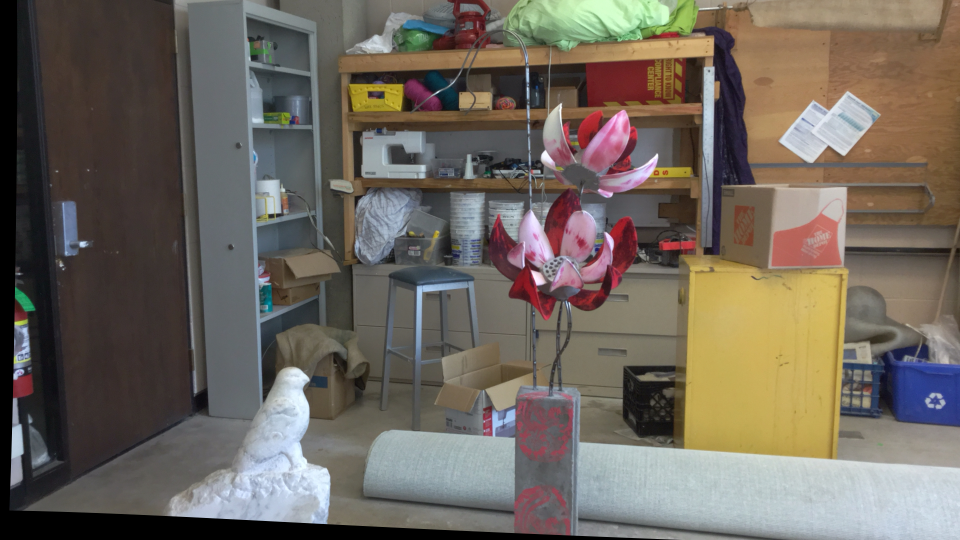
#> input picture data_f/img1.png, 1920 x 1080 px, found by its file name (shown at 1/2 size)
$ python main.py
#> lines starting #> are read from the running program, lines starting #| are printed output that depends on the picture
from global_imports import *

COEFF = 128
WIDTH_IDEAL = int(COEFF*1.77)
HEIGHT_IDEAL = int(COEFF)
TOP_MATCHES_FOR_FEATURES=60

def retrieve_sift_features(img1, img2):
    # TODO: add source https://stackoverflow.com/questions/36172913/opencv-depth-map-from-uncalibrated-stereo-system
    sift = SIFT_create(nfeatures=10000)
    kp1, des1 = sift.detectAndCompute(img1,None)
    kp2, des2 = sift.detectAndCompute(img2,None)
    bf = cv2.BFMatcher(cv2.NORM_HAMMING, crossCheck=True)
    matches = bf.match(des1,des2)
    final_matches = sorted(matches, key = lambda x:x.distance)[:TOP_MATCHES_FOR_FEATURES]
    img_with_keypoints = cv2.drawMatches(img1,kp1,img2,kp2,final_matches,None,flags=cv2.DrawMatchesFlags_NOT_DRAW_SINGLE_POINTS)
    left_feature_points = [list(kp1[mat.queryIdx].pt) for mat in final_matches]
    right_feature_points = [list(kp2[mat.trainIdx].pt) for mat in final_matches]
    left_points = np.float32([kp1[m.queryIdx].pt for m in matches])
    right_points = np.float32([kp2[m.trainIdx].pt for m in matches])
    return left_feature_points, right_feature_points, left_points, right_points, img_with_keypoints


def calculate_F_matrix(left_points, right_points):
    A = np.zeros(shape=(len(left_points), 9))

    for i in range(len(left_points)):
        x1, y1 = left_points[i][0], left_points[i][1]
        x2, y2 = right_points[i][0], right_points[i][1]
        A[i] = np.array([x1*x2, x1*y2, x1, y1*x2, y1*y2, y1, x2, y2, 1])

    U, s, Vt = np.linalg.svd(A)
    F = Vt[-1,:]
    F = F.reshape(3,3)

    # Downgrading the rank of F matrix from 3 to 2
    Uf, Df, Vft = np.linalg.svd(F)
    Df[2] = 0
    s = np.zeros((3,3))
    for i in range(3):
        s[i][i] = Df[i]

    F = np.dot(Uf, np.dot(s, Vft))
    return F

def calc_F_M(list_of_cood_list):
    left_feature_points = list_of_cood_list[0]
    right_feature_points = list_of_cood_list[1]
    pairs = list(zip(left_feature_points, right_feature_points))

    for i in range(10):
        pairs = rd.sample(pairs, 8)
        rd_left_feature_points, rd_right_feature_points = zip(*pairs)
        F = calculate_F_matrix(rd_left_feature_points, rd_right_feature_points)

        tmp_inliers_img1 = []
        tmp_inliers_img2 = []

        for i in range(len(left_feature_points)):
            img1_x = np.array([left_feature_points[i][0], left_feature_points[i][1], 1])
            img2_x = np.array([right_feature_points[i][0], right_feature_points[i][1], 1])
            distance = abs(np.dot(img2_x.T, np.dot(F,img1_x)))
            if distance < threshold:
                tmp_inliers_img1.append(left_feature_points[i])
                tmp_inliers_img2.append(right_feature_points[i])

        num_of_inliers = len(tmp_inliers_img1)
        if num_of_inliers > 25:
            max_inliers = num_of_inliers
            Best_F = F
            inliers_img1 = tmp_inliers_img1
            inliers_img2 = tmp_inliers_img2
    return Best_F

def rectify_images(img1, img2, pts1, pts2, F):
    # TODO: add ref https://www.andreasjakl.com/understand-and-apply-stereo-rectification-for-depth-maps-part-2/
    retBool ,homography_mat1, homography_mat2 = cv2.stereoRectifyUncalibrated(np.float32(pts1), np.float32(pts2), F, imgSize=(WIDTH_IDEAL, HEIGHT_IDEAL))
    left_rectified = np.zeros((pts1.shape), dtype=int)
    right_rectified = np.zeros((pts2.shape), dtype=int)

    for i in range(pts1.shape[0]):
        temp_location = np.dot(homography_mat1, np.array([pts1[i][0], pts1[i][1], 1]))
        temp_location = temp_location/temp_location[2]
        temp_location = temp_location[:2]
        left_rectified[i] = temp_location

    for i in range(pts1.shape[0]):
        temp_location2 = np.dot(homography_mat2, np.array([pts2[i][0], pts2[i][1], 1]))
        temp_location2 = temp_location2/temp_location2[2]
        temp_location2 = temp_location2[:2]
        right_rectified[i] = temp_location2
    img1_rectified = cv2.warpPerspective(img1, homography_mat1, (WIDTH_IDEAL, HEIGHT_IDEAL))
    img2_rectified = cv2.warpPerspective(img2, homography_mat2, (WIDTH_IDEAL, HEIGHT_IDEAL))
    return left_rectified, right_rectified, img1_rectified, img2_rectified

def closest_index(y, x, block_left, right_array, block_size, x_search_block_size, y_search_block_size):
    # TODO: Add ref https://pramod-atre.medium.com/disparity-map-computation-in-python-and-c-c8113c63d701
    x_min = max(0, x - x_search_block_size)
    x_max = min(right_array.shape[1], x + x_search_block_size)
    y_min = max(0, y - y_search_block_size)
    y_max = min(right_array.shape[0], y + y_search_block_size)

    first = True
    min_ssd = None
    min_index = None

    for y in range(y_min, y_max):
        for x in range(x_min, x_max):
            block_right = right_array[y: y+block_size, x: x+block_size]
            if block_left.shape != block_right.shape:
                ssd =  -1
            elif block_left.shape == block_right.shape:
                ssd_values = (block_left - block_right)**2
                ssd = np.sum(ssd_values)

            if first:
                min_ssd = ssd
                min_index = (y, x)
                first = False
            else:
                if ssd < min_ssd:
                    min_ssd = ssd
                    min_index = (y, x)

    return min_index


def find_disparity_map(img1, img2):
    block_size = 15
    x_search_block_size = 50
    y_search_block_size = 1
    disparity_map = np.zeros((HEIGHT_IDEAL, WIDTH_IDEAL))

    for y in tqdm(range(block_size, HEIGHT_IDEAL-block_size)):
        for x in range(block_size, WIDTH_IDEAL-block_size):
            block_left = img1[y:y + block_size, x:x + block_size]
            index = closest_index(y, x, block_left, img2, block_size, x_search_block_size, y_search_block_size)
            disparity_map[y, x] = abs(index[1] - x)

    disparity_map_unscaled = disparity_map.copy()
    disparity_map = (disparity_map * 255) / (np.max(disparity_map) - np.min(disparity_map))
    disparity_map = disparity_map.astype(int)

    disparity_map_scaled = disparity_map
    return disparity_map_unscaled, disparity_map_scaled


def main():
    # Get directory in which file is located
    dir_path = os.path.dirname(os.path.realpath(__file__))

    img1 = cv2.imread(os.path.join(dir_path, "data", "img1.png"), 0)
#> img1: shape (1080, 1920); min 0, max 255, mean 103.4
    img2 = cv2.imread(os.path.join(dir_path, "data", "img2.png"), 0)
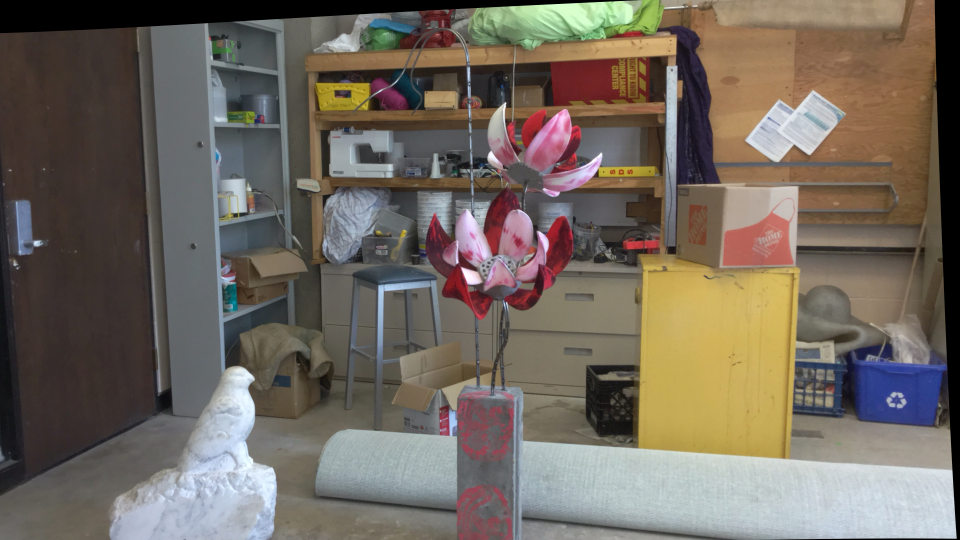
#> input picture data_f/img2.png, 1920 x 1080 px, found by its file name (shown at 1/2 size)
#> img2: shape (1080, 1920); min 0, max 255, mean 105.7
    # print("SIDHU", img2)
    plt.imshow(img2, cmap='hot')

    img1 = cv2.resize(img1, (WIDTH_IDEAL, HEIGHT_IDEAL), interpolation = cv2.INTER_AREA)
#> img1: shape (128, 226)
    img2 = cv2.resize(img2, (WIDTH_IDEAL, HEIGHT_IDEAL), interpolation = cv2.INTER_AREA)
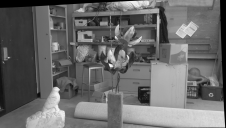
#> img2: shape (128, 226); min 0, max 249, mean 105.7

    variables = {}
    with open(os.path.join(dir_path, "data", "calib.txt"), "r") as file:
#> (reads data/calib.txt from the repository)
        for line in file:
            if line.startswith("cam0"):
                cam1 = []
                for row in line.strip().split('=')[1].strip('[]').split(';'):
                    cam1.append([float(num) for num in row.strip().split()])
                variables["K1"] = np.array(cam1)
                K1 = np.array(cam1)
            elif line.startswith("cam1"):
                cam2 = []
                for row in line.strip().split('=')[1].strip('[]').split(';'):
                    cam2.append([float(num) for num in row.strip().split()])
                variables["K2"] = np.array(cam2)
                K2 = np.array(cam2 )
            elif line.startswith("baseline"):
                variables["baseline"] = float(line.strip().split('=')[1])
                baseline = float(line.strip().split('=')[1])

    f = K1[0][0]

    count=  0
    t = time.time()
    for i in tqdm(range(1000)):
        try:
            count+=1
            left_feature_points, right_feature_points, left_points, right_points, img_withcharted_features = retrieve_sift_features(img1, img2)
            f_path = os.path.join(os.path.dirname(os.path.realpath(__file__)), "data", "intermediate_steps", "img_withcharted_features.png")
            cv2.imwrite(f_path, img_withcharted_features)
            # fundamental matrix
            F = calc_F_M([left_feature_points, right_feature_points])
            # essential matrix
            E = np.dot(F,K1)
            E = np.dot(K2.T, E)
            try:
                _, R, t, _ = cv2.recoverPose(E, left_points, right_points, K1, K2)
                f_path = os.path.join(os.path.dirname(os.path.realpath(__file__)), "data", "intermediate_steps", "rotation_matrix.json")
                json.dump(R.tolist(), open(f_path, "w+"))
                f_path = os.path.join(os.path.dirname(os.path.realpath(__file__)), "data", "intermediate_steps", "translation_matrix.json")
                json.dump(t.tolist(), open(f_path, "w+"))
            except Exception as e:
                print("Error in saving rotation and translation matrix")
                print(e)
            try:
                left_rectified, right_rectified, img1_rectified, img2_rectified = rectify_images(img1, img2, np.int32(left_feature_points), np.int32(right_feature_points), F)
                try:
                    f_path = os.path.join(os.path.dirname(os.path.realpath(__file__)), "data", "intermediate_steps", "rectified_1.png")
                    cv2.imwrite(f_path, img1_rectified)
                    f_path = os.path.join(os.path.dirname(os.path.realpath(__file__)), "data", "intermediate_steps", "rectified_2.png")
                    cv2.imwrite(f_path, img2_rectified)
                except Exception as e:
                    print("Error in saving rectified images")
                    print(e)
            except Exception as e:
                print("Error in rectification")
                print(e)
            print("Times ran to get R and T matrix", count)
            break
        except Exception as e:
            continue
#> this loop made 1 pass
#> (matches in retrieve_sift_features, final_matches in retrieve_sift_features, t, retBool in rectify_images) on pass 1: (243 matches, 60 matches, [-1, 1.59e-13, -5.06e-13], True)
#> pass 1, in retrieve_sift_features, `img_with_keypoints = cv2.drawMatches(img1,kp1,img2,kp2,final_matches,N..`:
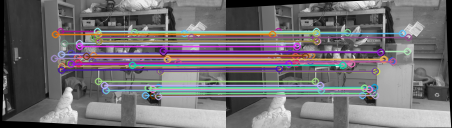
#> img_with_keypoints: shape (128, 452, 3); mean of channels 0, 1, 2 114.8, 111.2, 114.7; drawn as B, G, R
#> pass 1, in rectify_images, `img1_rectified = cv2.warpPerspective(img1, homography_mat1, (WIDTH_IDE..`:
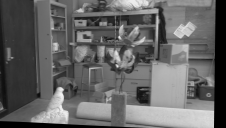
#> img1_rectified: shape (128, 226); min 0, max 244, mean 100.6
#> after the loop, count = 1
    print("Time taken to get R and T matrix", time.time()-t, "s")
    t = time.time()
    disparity_map_unscaled, disparity_map_scaled = find_disparity_map(img1_rectified, img2_rectified)
#> after the loop in find_disparity_map, `for y in tqdm(range(block_size, HEIGHT_IDEAL-block_size)):`:
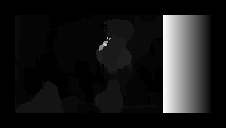
#> disparity_map: shape (128, 226) float64; min 0, max 49, mean 5; drawn with min black and max white
    print("Time taken to get disparity map", time.time()-t, "s")
    t = time.time()
    disparity_map_unscaled_mean = disparity_map_unscaled[disparity_map_unscaled != 0].mean()
    depth_map = np.zeros((HEIGHT_IDEAL, WIDTH_IDEAL))
    depth_array = np.zeros((HEIGHT_IDEAL, WIDTH_IDEAL))
    disparity_map_unscaled[disparity_map_unscaled == 0] = disparity_map_unscaled_mean
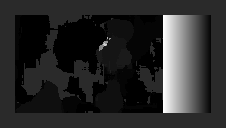
#> disparity_map_unscaled: shape (128, 226) float64; min 1, max 49, mean 9; drawn with min black and max white
    for i in range(HEIGHT_IDEAL):
        for j in range(WIDTH_IDEAL):
            depth_array[i][j] = baseline*f/disparity_map_unscaled[i][j]
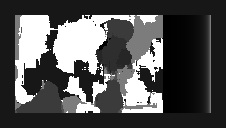
#> depth_array: shape (128, 226) float64; min 18986.9, max 930359.6, mean 318044.4; drawn with min black and max white

    plt.title('Result-Depth Array')
    plt.imshow(depth_array, cmap='gray')
    f_path = os.path.join(os.path.dirname(os.path.realpath(__file__)), "data", "depth_array.png")
    plt.savefig(f_path, bbox_inches='tight')
    plt.close()
    print("Time taken to get disparity map", time.time()-t, "s")

if __name__ == "__main__":
    main()
